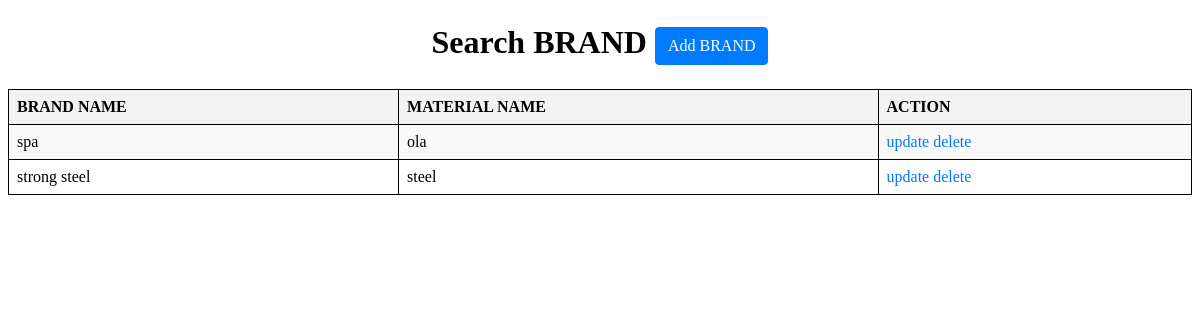
Before: /searchbrand (signed in) with the older database file.
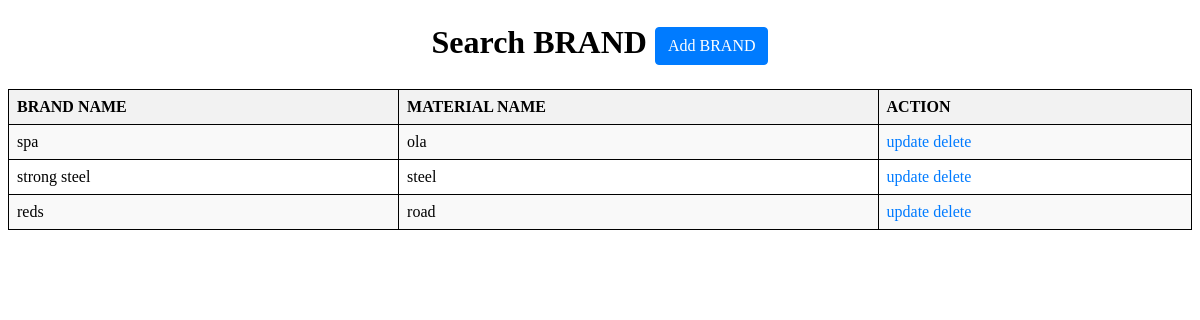
After: the same page with the newer database file.
### construction/models.py (models this page shows, shortened)
class brandlist (models.Model):
    brandname = models.CharField(max_length=25)
    materialnames = models.ForeignKey(mastermateriallist, on_delete=models.CASCADE)

class mastermateriallist (models.Model):
    materialid = models.AutoField(primary_key=True)
    materialname = models.CharField(max_length=50)
    def __str__(self):
        return str(self.materialname)

### construction/middlewares.py (the view)
    def wrapped_view (request,*args,**kwargs):
        if request.user.is_authenticated==False:
            return redirect('login')
        return view_function(request,*args,**kwargs)

### construction/views.py (called while the page is built)
@auth
def searchbrand(request):
    brands = brandlist.objects.all()
    return render(request, "searchbrand.html", {'brands': brands})

### construction/templates/searchbrand.html (shortened to what this page needs)
<!DOCTYPE html>
<html>
<head>
</head>
<body>
<h1 class="m-4 text-center">Search BRAND <a href="/createbrand" class="btn btn-primary">Add BRAND</a></h1>
<table>
    <tr>
        <th>BRAND NAME</th>
        <th>MATERIAL NAME</th>
        <th>ACTION</th>
    </tr>
    {% for i in brands %}
    <tr>
        <td>{{ i.brandname }}</td>
        <td>{{ i.materialnames }}</td>
        <td>
            <a href="/updatebrand/{{ i.id }}">update</a>
            <a href="/deletebrand/{{ i.id }}">delete</a>
        </td>
    </tr>
    {% endfor %}
</table>
</body>
</html>

Changed rows visible on the page:
added brandlist: brandname "reds", materialnames "road"
